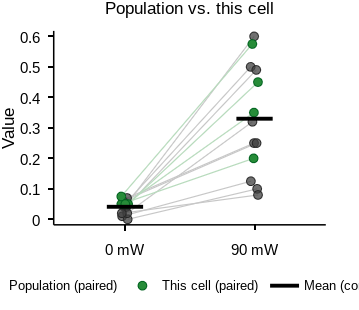

MATLAB code for this plot: (Note: this script raises an error after producing the figure.)
% Column scatter: paired rows (connector lines); combined means as black bars; circles for data.

% MATLAB variable names cannot start with a digit; use mW0 / mW90 aliases.

mW0 = [0.01 0.0 0.07 0.06 0.05 0.04 0.04 0.02 0.02];
mW90 = [0.125 0.10 0.25 0.25 0.5 0.6 0.49 0.32 0.08];
mW0ThisCell = [0.0500; 0.0500; 0.0750; 0.0500];
mW90ThisCell = [0.4500; 0.2000; 0.5750; 0.3500];

x0 = 1;
x90 = 2;

nPop = numel(mW0);
nCell = numel(mW0ThisCell);
assert(numel(mW90) == nPop, 'mW0 and mW90 must be the same length (paired rows).');
assert(numel(mW90ThisCell) == nCell, ...
    'mW0ThisCell and mW90ThisCell must be the same length (paired rows).');

% Light horizontal jitter so overlapping points stay visible in one column
rng(1);
j0pop = x0 + 0.06 * (rand(1, nPop) - 0.5);
j90pop = x90 + 0.06 * (rand(1, nPop) - 0.5);
j0cell = x0 + 0.06 * (rand(1, nCell) - 0.5);
j90cell = x90 + 0.06 * (rand(1, nCell) - 0.5);

mean0 = mean([mW0(:); mW0ThisCell(:)]);
mean90 = mean([mW90(:); mW90ThisCell(:)]);

% Publication-style figure (light mode, single-column width)
figW = 3.6;  % inches
figH = 3.1;
figure('Color', 'w', 'Units', 'inches', ...
    'Position', [1 1 figW figH], 'PaperPositionMode', 'auto');

hold on;

colPop = [0.25 0.25 0.25];
colCell = [0.15 0.55 0.22];

meanBarHalfW = 0.14;  % half-width of mean marker in x data units

% Paired observations: line k connects row k of mW0 to row k of mW90 (same for this cell)
for k = 1:nPop
    plot([j0pop(k), j90pop(k)], [mW0(k), mW90(k)], '-', ...
        'Color', [0.78 0.78 0.78], 'LineWidth', 0.85, 'Clipping', 'on', ...
        'HandleVisibility', 'off');
end
for k = 1:nCell
    plot([j0cell(k), j90cell(k)], [mW0ThisCell(k), mW90ThisCell(k)], '-', ...
        'Color', [0.72 0.86 0.74], 'LineWidth', 0.9, 'Clipping', 'on', ...
        'HandleVisibility', 'off');
end

scatter(j0pop(:), mW0(:), 42, colPop, 'filled', 'Marker', 'o', ...
    'MarkerFaceAlpha', 0.75, 'LineWidth', 0.4, 'MarkerEdgeColor', [0.15 0.15 0.15], ...
    'DisplayName', 'Population (paired)');
scatter(j90pop(:), mW90(:), 42, colPop, 'filled', 'Marker', 'o', ...
    'MarkerFaceAlpha', 0.75, 'LineWidth', 0.4, 'MarkerEdgeColor', [0.15 0.15 0.15], ...
    'HandleVisibility', 'off');

scatter(j0cell(:), mW0ThisCell(:), 42, colCell, 'filled', 'Marker', 'o', ...
    'LineWidth', 0.5, 'MarkerEdgeColor', [0 0.38 0.12], ...
    'DisplayName', 'This cell (paired)');
scatter(j90cell(:), mW90ThisCell(:), 42, colCell, 'filled', 'Marker', 'o', ...
    'LineWidth', 0.5, 'MarkerEdgeColor', [0 0.38 0.12], ...
    'HandleVisibility', 'off');

plot([x0 - meanBarHalfW, x0 + meanBarHalfW], [mean0, mean0], 'k-', ...
    'LineWidth', 2.8, 'Clipping', 'on', 'DisplayName', 'Mean (combined)');
plot([x90 - meanBarHalfW, x90 + meanBarHalfW], [mean90, mean90], 'k-', ...
    'LineWidth', 2.8, 'Clipping', 'on', 'HandleVisibility', 'off');

hold off;

xlim([0.45 2.55]);
ylim tight;
yL = ylim;
ylim([yL(1) - 0.03 * diff(yL), yL(2) + 0.03 * diff(yL)]);

ax = gca;
set(ax, 'XTick', [x0 x90], 'XTickLabel', {'0 mW', '90 mW'}, ...
    'TickDir', 'out', 'TickLength', [0.022 0.022], ...
    'LineWidth', 1.1, 'FontSize', 11, 'FontName', 'Arial', ...
    'XColor', [0 0 0], 'YColor', [0 0 0], 'Color', 'w', ...
    'Box', 'off', 'Layer', 'top');
grid off;

ylabel('Value', 'FontSize', 12, 'FontName', 'Arial', 'Color', [0 0 0]);
title('Population vs. this cell', 'FontSize', 12, 'FontName', 'Arial', ...
    'FontWeight', 'normal', 'Color', [0 0 0]);

lgd = legend('Location', 'southoutside', 'Orientation', 'horizontal', ...
    'Box', 'off', 'FontSize', 9, 'FontName', 'Arial', 'TextColor', [0 0 0]);
lgd.ItemTokenSize = [18, 10];

set(gcf, 'InvertHardcopy', 'off');
